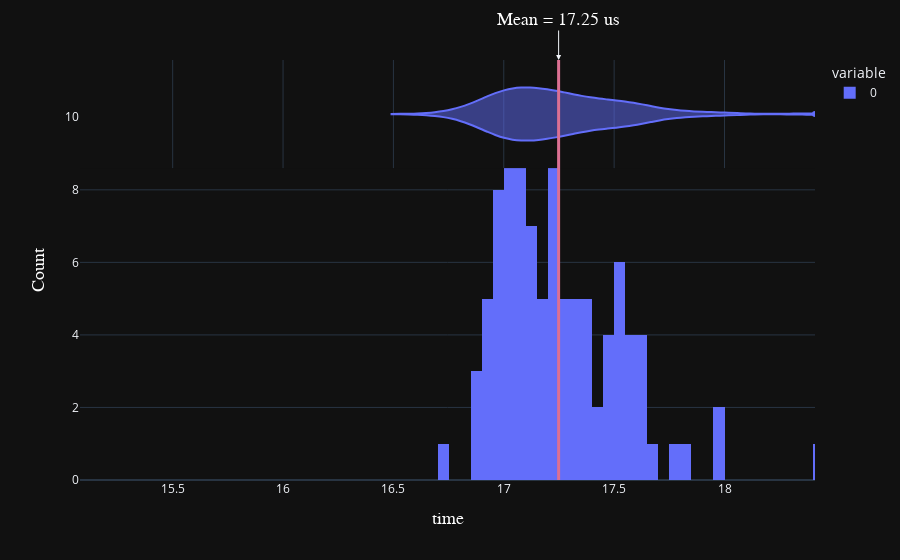
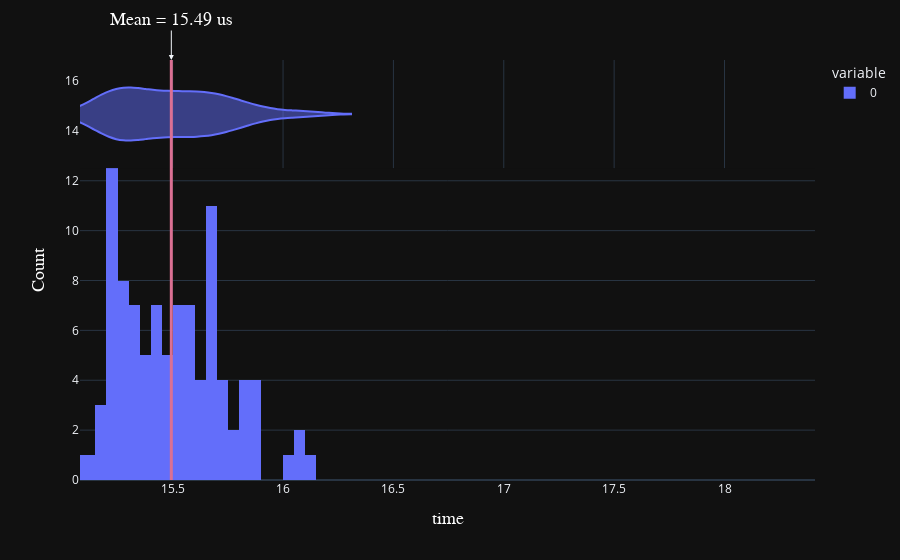

Here is the notebook cell these charts were saved with, in order:
### Code cell
stats_scall = stats.describe(scalls_eventfd)
stats_base = stats.describe(base_eventfd)

delta_pct = (stats_scall.mean - stats_base.mean) * 100 / stats_base.mean

print("Change in time to run the eventfd tightloop = {}".format(delta_pct))

range_x = stats.describe(np.union1d(base_eventfd, scalls_eventfd)).minmax

plot_hist(base_eventfd, "us", range_x)
plot_hist(scalls_eventfd, "us", range_x)

### Figure 1 — Plotly figure (JSON) as saved in the notebook; plotly's stock layout.template omitted (floating-point values rounded to 4 significant figures)
{"data": [{"alignmentgroup": "True", "bingroup": "x", "hovertemplate": "variable=0<br>value=%{x}<br>count=%{y}<extra></extra>", "legendgroup": "0", "marker": {"color": "#636efa", "pattern": {"shape": ""}}, "name": "0", "nbinsx": 50, "offsetgroup": "0", "orientation": "v", "showlegend": true, "type": "histogram", "x": [17.22, 17.51, 17.56, 17.49, 17.21, 17.23, 17.25, 17.22, 17.08, 17.47, 17.23, 17.15, 17.35, 17.11, 17.57, 17.67, 17.65, 17.52, 17.05, 16.92, 17.11, 17.31, 18.41, 17.96, 16.94, 17.33, 17.2, 17.58, 16.97, 17.27, 16.99, 17.05, 16.95, 17.05, 17.2, 17.19, 17.17, 16.85, 17.11, 17.38, 17.46, 17.25, 16.98, 17.05, 17.18, 17.95, 17.78, 17.5, 17.06, 17.24, 17.14, 16.87, 16.73, 17.03, 17.0, 17.01, 17.37, 17.11, 16.96, 17.07, 17.51, 17.27, 17.54, 17.45, 17.02, 17.21, 17.49, 17.62, 16.9, 16.96, 17.03, 17.06, 17.04, 17.0, 17.1, 17.3, 17.01, 17.16, 16.98, 17.27, 17.35, 17.82, 17.63, 17.36, 17.37, 16.92, 17.03, 17.06, 17.31, 17.06, 17.04, 17.05, 16.88, 17.2, 17.4, 17.56, 17.64, 17.23, 17.53, 17.27], "xaxis": "x", "yaxis": "y"}, {"alignmentgroup": "True", "hovertemplate": "variable=0<br>value=%{x}<extra></extra>", "legendgroup": "0", "marker": {"color": "#636efa"}, "name": "0", "offsetgroup": "0", "scalegroup": "x", "showlegend": false, "type": "violin", "x": [17.22, 17.51, 17.56, 17.49, 17.21, 17.23, 17.25, 17.22, 17.08, 17.47, 17.23, 17.15, 17.35, 17.11, 17.57, 17.67, 17.65, 17.52, 17.05, 16.92, 17.11, 17.31, 18.41, 17.96, 16.94, 17.33, 17.2, 17.58, 16.97, 17.27, 16.99, 17.05, 16.95, 17.05, 17.2, 17.19, 17.17, 16.85, 17.11, 17.38, 17.46, 17.25, 16.98, 17.05, 17.18, 17.95, 17.78, 17.5, 17.06, 17.24, 17.14, 16.87, 16.73, 17.03, 17.0, 17.01, 17.37, 17.11, 16.96, 17.07, 17.51, 17.27, 17.54, 17.45, 17.02, 17.21, 17.49, 17.62, 16.9, 16.96, 17.03, 17.06, 17.04, 17.0, 17.1, 17.3, 17.01, 17.16, 16.98, 17.27, 17.35, 17.82, 17.63, 17.36, 17.37, 16.92, 17.03, 17.06, 17.31, 17.06, 17.04, 17.05, 16.88, 17.2, 17.4, 17.56, 17.64, 17.23, 17.53, 17.27], "xaxis": "x2", "yaxis": "y2"}], "layout": {"annotations": [{"arrowhead": 2, "ax": 0, "ay": -40, "font": {"color": "White", "family": "Courier New, monospace", "size": 18}, "showarrow": true, "text": "Mean = 17.25 us", "x": 17.25, "y": 1, "yref": "paper"}], "barmode": "relative", "legend": {"title": {"text": "variable"}, "tracegroupgap": 0}, "margin": {"t": 60}, "shapes": [{"line": {"color": "palevioletred", "width": 3}, "type": "line", "x0": 17.25, "x1": 17.25, "y0": 0, "y1": 1, "yref": "paper"}], "xaxis": {"range": [15.08, 18.41], "title": {"font": {"color": "White", "family": "Courier New, monospace", "size": 18}, "text": "time"}}, "xaxis2": {"anchor": "y2", "domain": [0, 1], "matches": "x", "range": [15.08, 18.41], "showgrid": true, "showticklabels": false}, "yaxis": {"title": {"font": {"color": "White", "family": "Courier New, monospace", "size": 18}, "text": "Count"}}, "yaxis2": {"anchor": "x2", "domain": [0.7426, 1], "matches": "y2", "showgrid": false, "showline": false, "showticklabels": false, "ticks": ""}}}

### Figure 2 — Plotly figure (JSON) as saved in the notebook; plotly's stock layout.template omitted (floating-point values rounded to 4 significant figures)
{"data": [{"alignmentgroup": "True", "bingroup": "x", "hovertemplate": "variable=0<br>value=%{x}<br>count=%{y}<extra></extra>", "legendgroup": "0", "marker": {"color": "#636efa", "pattern": {"shape": ""}}, "name": "0", "nbinsx": 50, "offsetgroup": "0", "orientation": "v", "showlegend": true, "type": "histogram", "x": [15.73, 15.56, 15.27, 15.49, 15.63, 15.34, 15.21, 15.35, 15.21, 15.12, 15.45, 15.21, 15.37, 15.29, 15.51, 15.64, 15.74, 16.08, 15.56, 15.68, 15.58, 15.44, 15.52, 15.32, 15.39, 15.34, 15.36, 15.25, 15.3, 15.54, 15.35, 15.23, 15.7, 15.69, 15.81, 15.85, 15.66, 15.24, 15.28, 15.26, 15.28, 15.2, 15.47, 15.16, 15.57, 15.7, 15.55, 15.66, 15.5, 15.64, 15.41, 15.83, 15.86, 15.59, 15.75, 15.23, 15.26, 15.42, 15.19, 15.51, 15.45, 15.77, 15.7, 15.52, 16.07, 15.88, 15.83, 16.11, 15.5, 15.67, 15.56, 15.79, 15.68, 15.66, 15.81, 15.24, 15.2, 15.16, 15.53, 15.39, 15.34, 15.69, 15.08, 15.59, 15.64, 15.37, 15.24, 15.69, 16.01, 15.3, 15.21, 15.42, 15.42, 15.21, 15.43, 15.21, 15.29, 15.25, 15.24, 15.87], "xaxis": "x", "yaxis": "y"}, {"alignmentgroup": "True", "hovertemplate": "variable=0<br>value=%{x}<extra></extra>", "legendgroup": "0", "marker": {"color": "#636efa"}, "name": "0", "offsetgroup": "0", "scalegroup": "x", "showlegend": false, "type": "violin", "x": [15.73, 15.56, 15.27, 15.49, 15.63, 15.34, 15.21, 15.35, 15.21, 15.12, 15.45, 15.21, 15.37, 15.29, 15.51, 15.64, 15.74, 16.08, 15.56, 15.68, 15.58, 15.44, 15.52, 15.32, 15.39, 15.34, 15.36, 15.25, 15.3, 15.54, 15.35, 15.23, 15.7, 15.69, 15.81, 15.85, 15.66, 15.24, 15.28, 15.26, 15.28, 15.2, 15.47, 15.16, 15.57, 15.7, 15.55, 15.66, 15.5, 15.64, 15.41, 15.83, 15.86, 15.59, 15.75, 15.23, 15.26, 15.42, 15.19, 15.51, 15.45, 15.77, 15.7, 15.52, 16.07, 15.88, 15.83, 16.11, 15.5, 15.67, 15.56, 15.79, 15.68, 15.66, 15.81, 15.24, 15.2, 15.16, 15.53, 15.39, 15.34, 15.69, 15.08, 15.59, 15.64, 15.37, 15.24, 15.69, 16.01, 15.3, 15.21, 15.42, 15.42, 15.21, 15.43, 15.21, 15.29, 15.25, 15.24, 15.87], "xaxis": "x2", "yaxis": "y2"}], "layout": {"annotations": [{"arrowhead": 2, "ax": 0, "ay": -40, "font": {"color": "White", "family": "Courier New, monospace", "size": 18}, "showarrow": true, "text": "Mean = 15.49 us", "x": 15.49, "y": 1, "yref": "paper"}], "barmode": "relative", "legend": {"title": {"text": "variable"}, "tracegroupgap": 0}, "margin": {"t": 60}, "shapes": [{"line": {"color": "palevioletred", "width": 3}, "type": "line", "x0": 15.49, "x1": 15.49, "y0": 0, "y1": 1, "yref": "paper"}], "xaxis": {"range": [15.08, 18.41], "title": {"font": {"color": "White", "family": "Courier New, monospace", "size": 18}, "text": "time"}}, "xaxis2": {"anchor": "y2", "domain": [0, 1], "matches": "x", "range": [15.08, 18.41], "showgrid": true, "showticklabels": false}, "yaxis": {"title": {"font": {"color": "White", "family": "Courier New, monospace", "size": 18}, "text": "Count"}}, "yaxis2": {"anchor": "x2", "domain": [0.7426, 1], "matches": "y2", "showgrid": false, "showline": false, "showticklabels": false, "ticks": ""}}}
